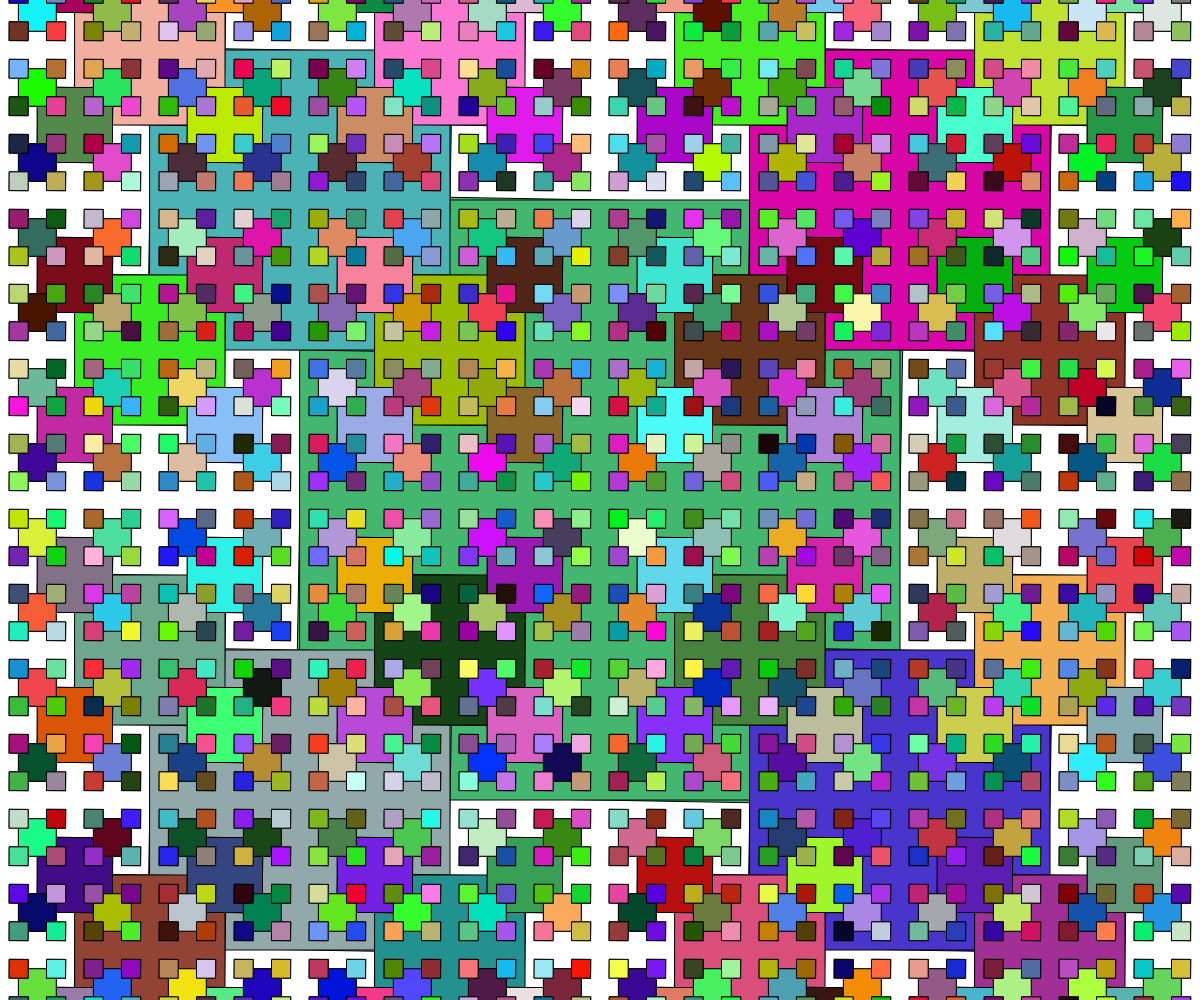
Frame 1 (no input)
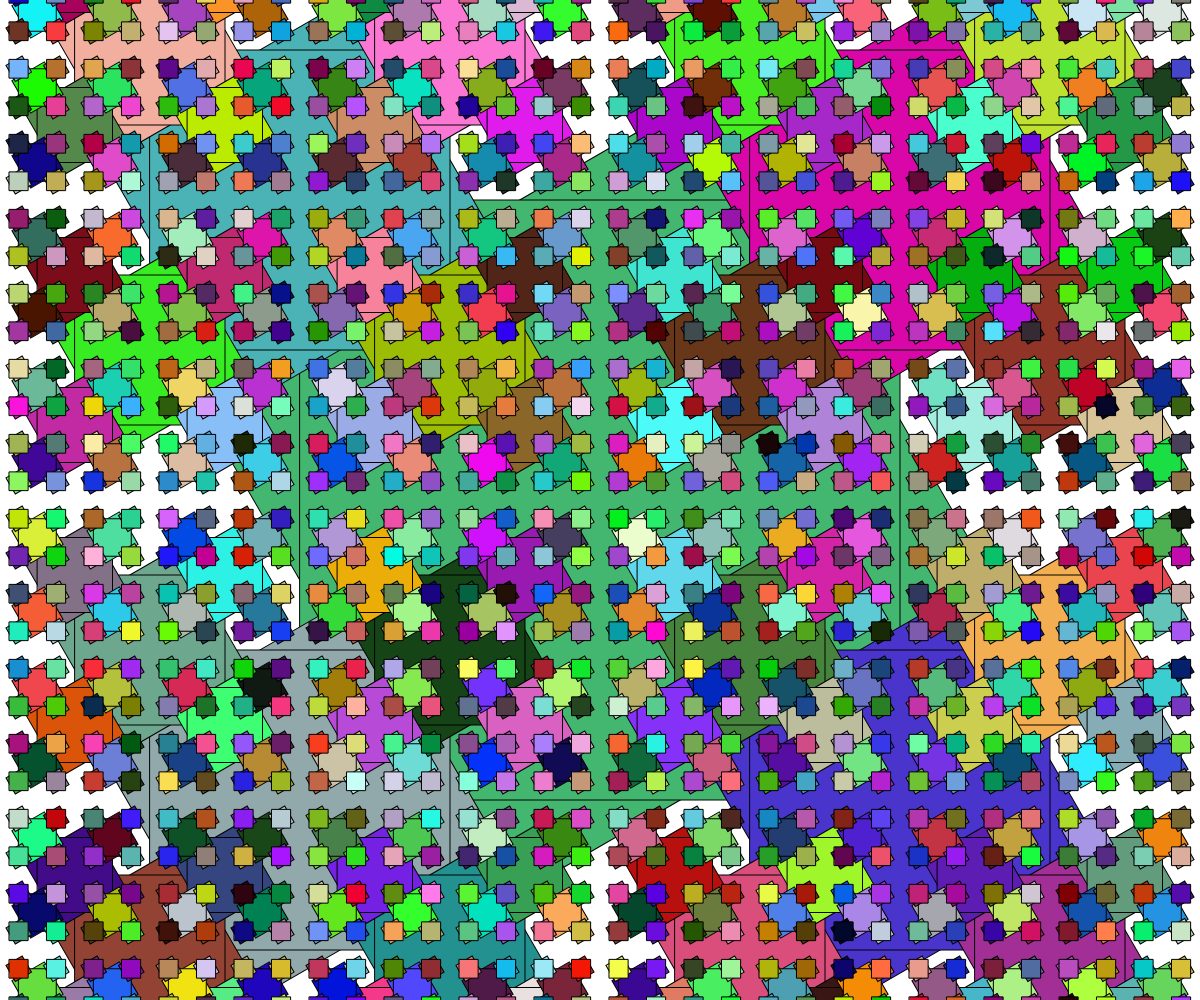
Frame 60 (no input)
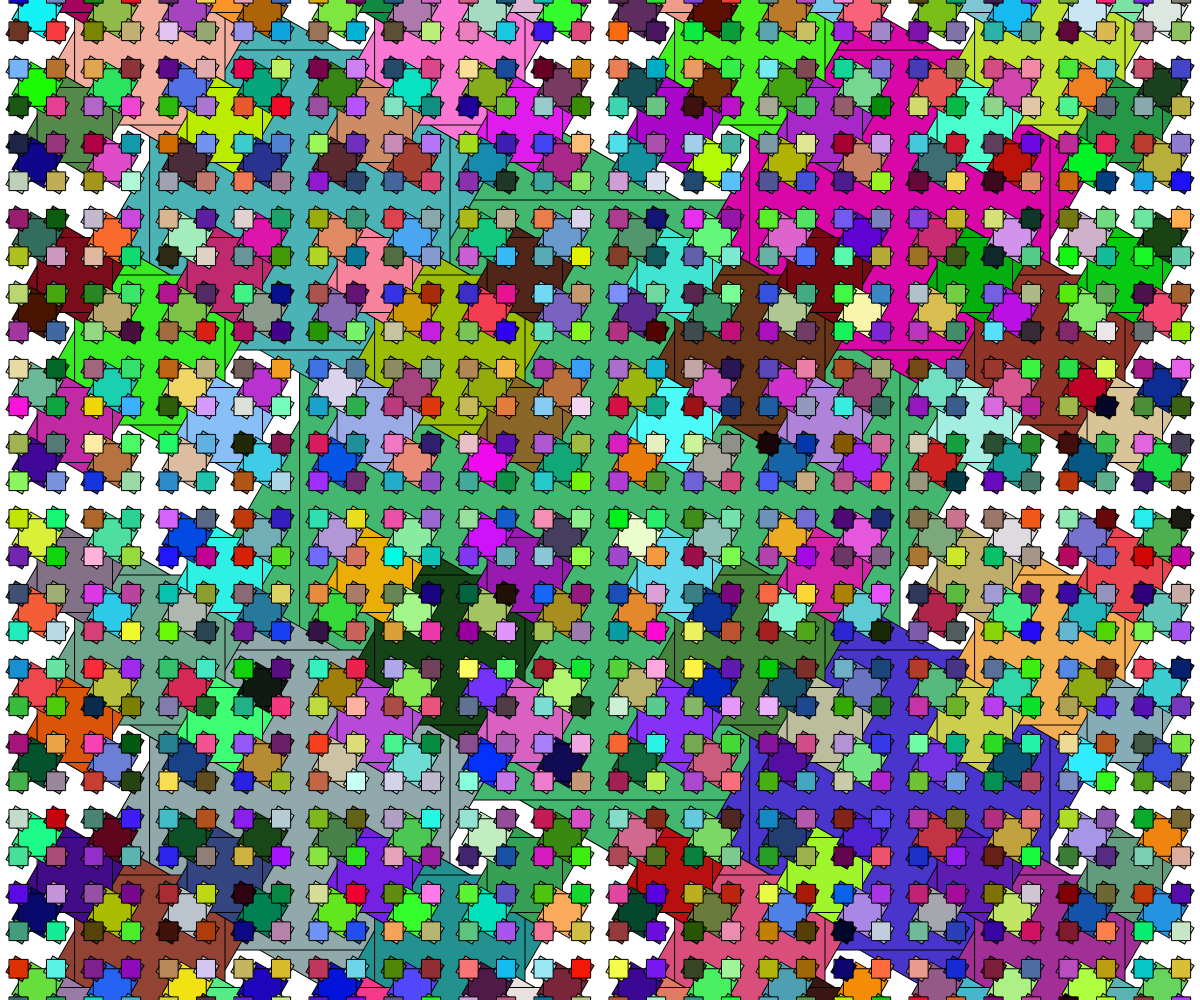
Frame 120 (the mouse pressed at the canvas centre since frame 60)

The p5.js sketch that drew these frames (run headless with seeded random() and noise() and a simulated clock; from frame 60 on, the mouse is pressed at the canvas centre):

// p5.js sketch
// ── sketch.js
// Recursion and Fractals
// Hannah Tremaine
// 11/22/2023
//a look at recursive visualizations


function setup() {
  createCanvas(windowWidth, windowHeight);
  noFill();
  seed = random(100);
}

function draw() {
  background(255);
  randomSeed(seed);
  //circleInCircle(width/2,height/2,width);
  //cantor(width*0.1,height*0.3,width*0.8,6);
  //circleFractal(width/2,height/2,height/2);
  squareFractal(width/2,height/2,width/2);
}

function squareFractal(x,y,len){
  if(len>10){
    rectMode(CENTER);
    fill(random(255),random(255),random(255));
    push();
    translate(x,y);
    rotate(radians(frameCount));
    square(0,0,len);
    pop();
    square(x,y,len);
    squareFractal(x-len/2,y-len/2,len/2);
    squareFractal(x-len/2,y+len/2,len/2);
    squareFractal(x+len/2,y-len/2,len/2);
    squareFractal(x+len/2,y+len/2,len/2);
  }
}

function circleFractal(x,y,d){
  if(d>2){
    circle(x,y,d);
    circleFractal(x-d/2,y,d/2);
    circleFractal(x+d/2,y,d/2);
    circleFractal(x,y+d/2,d/2);
  }
}

function cantor(x,y,len,depth){
  if(depth>0){
    line(x,y,x+len,y);

    //recursive calls
    let newY=y+20
    cantor(x,newY,len/3,depth-1);
    cantor(x+len*2/3,newY,len/3,depth-1);
  }
  //base case - start to unravel
}

function circleInCircle(x,y,d){
  if(d>10){
    //recursive case
    circle(x,y,d);
    let den = map(mouseX,0,width,1.01,1.5)
    circleInCircle(x,y,d/den)
  }
  //implicit base case

}
